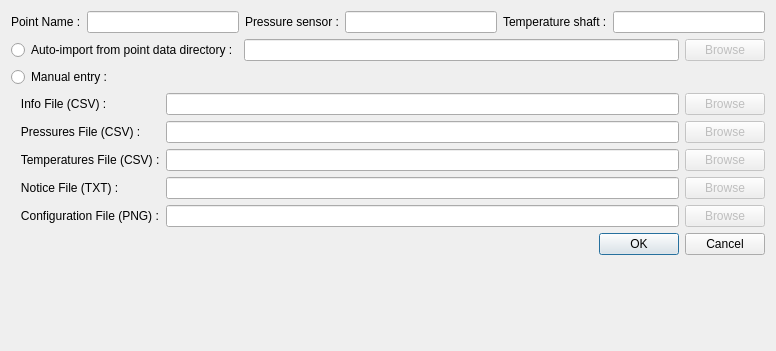
<?xml version="1.0" encoding="UTF-8"?>
<ui version="4.0">
 <class>dialogImportPoint</class>
 <widget class="QDialog" name="dialogImportPoint">
  <property name="geometry">
   <rect>
    <x>0</x>
    <y>0</y>
    <width>776</width>
    <height>351</height>
   </rect>
  </property>
  <property name="maximumSize">
   <size>
    <width>16777215</width>
    <height>400</height>
   </size>
  </property>
  <property name="windowTitle">
   <string>Import a Point</string>
  </property>
  <layout class="QVBoxLayout" name="verticalLayout">
   <item>
    <layout class="QHBoxLayout" name="horizontalLayout">
     <item>
      <widget class="QLabel" name="label">
       <property name="maximumSize">
        <size>
         <width>80</width>
         <height>16777215</height>
        </size>
       </property>
       <property name="text">
        <string>Point Name :</string>
       </property>
      </widget>
     </item>
     <item>
      <widget class="QLineEdit" name="lineEditName">
       <property name="minimumSize">
        <size>
         <width>80</width>
         <height>0</height>
        </size>
       </property>
      </widget>
     </item>
     <item>
      <widget class="QLabel" name="label_4">
       <property name="maximumSize">
        <size>
         <width>110</width>
         <height>16777215</height>
        </size>
       </property>
       <property name="text">
        <string>Pressure sensor :</string>
       </property>
      </widget>
     </item>
     <item>
      <widget class="QLineEdit" name="lineEditPressureSensor">
       <property name="minimumSize">
        <size>
         <width>80</width>
         <height>0</height>
        </size>
       </property>
       <property name="readOnly">
        <bool>true</bool>
       </property>
      </widget>
     </item>
     <item>
      <widget class="QLabel" name="label_3">
       <property name="maximumSize">
        <size>
         <width>120</width>
         <height>16777215</height>
        </size>
       </property>
       <property name="text">
        <string>Temperature shaft :</string>
       </property>
      </widget>
     </item>
     <item>
      <widget class="QLineEdit" name="lineEditShaft">
       <property name="minimumSize">
        <size>
         <width>80</width>
         <height>0</height>
        </size>
       </property>
       <property name="readOnly">
        <bool>true</bool>
       </property>
      </widget>
     </item>
    </layout>
   </item>
   <item>
    <layout class="QHBoxLayout" name="horizontalLayout_4">
     <item>
      <widget class="QRadioButton" name="radioButtonAuto">
       <property name="text">
        <string>Auto-import from point data directory :</string>
       </property>
      </widget>
     </item>
     <item>
      <widget class="QLineEdit" name="lineEditDataDir">
       <property name="maximumSize">
        <size>
         <width>16777215</width>
         <height>16777215</height>
        </size>
       </property>
      </widget>
     </item>
     <item>
      <widget class="QPushButton" name="pushButtonBrowseDataDir">
       <property name="enabled">
        <bool>false</bool>
       </property>
       <property name="text">
        <string>Browse</string>
       </property>
      </widget>
     </item>
    </layout>
   </item>
   <item>
    <layout class="QGridLayout" name="gridLayout">
     <item row="1" column="1">
      <widget class="QLineEdit" name="lineEditInfo"/>
     </item>
     <item row="6" column="1">
      <widget class="QLineEdit" name="lineEditConfig"/>
     </item>
     <item row="1" column="0">
      <widget class="QLabel" name="label_7">
       <property name="text">
        <string>   Info File (CSV) :</string>
       </property>
      </widget>
     </item>
     <item row="2" column="1">
      <widget class="QLineEdit" name="lineEditPressures"/>
     </item>
     <item row="3" column="2">
      <widget class="QPushButton" name="pushButtonBrowseTemperatures">
       <property name="enabled">
        <bool>false</bool>
       </property>
       <property name="text">
        <string>Browse</string>
       </property>
      </widget>
     </item>
     <item row="2" column="0">
      <widget class="QLabel" name="label_8">
       <property name="text">
        <string>   Pressures File (CSV) :</string>
       </property>
      </widget>
     </item>
     <item row="2" column="2">
      <widget class="QPushButton" name="pushButtonBrowsePressures">
       <property name="enabled">
        <bool>false</bool>
       </property>
       <property name="text">
        <string>Browse</string>
       </property>
      </widget>
     </item>
     <item row="5" column="2">
      <widget class="QPushButton" name="pushButtonBrowseNotice">
       <property name="enabled">
        <bool>false</bool>
       </property>
       <property name="text">
        <string>Browse</string>
       </property>
      </widget>
     </item>
     <item row="3" column="1">
      <widget class="QLineEdit" name="lineEditTemperatures"/>
     </item>
     <item row="5" column="1">
      <widget class="QLineEdit" name="lineEditNotice"/>
     </item>
     <item row="3" column="0">
      <widget class="QLabel" name="label_2">
       <property name="text">
        <string>   Temperatures File (CSV) :</string>
       </property>
      </widget>
     </item>
     <item row="6" column="2">
      <widget class="QPushButton" name="pushButtonBrowseConfig">
       <property name="enabled">
        <bool>false</bool>
       </property>
       <property name="text">
        <string>Browse</string>
       </property>
      </widget>
     </item>
     <item row="5" column="0">
      <widget class="QLabel" name="label_5">
       <property name="text">
        <string>   Notice File (TXT) :</string>
       </property>
      </widget>
     </item>
     <item row="6" column="0">
      <widget class="QLabel" name="label_6">
       <property name="text">
        <string>   Configuration File (PNG) :</string>
       </property>
      </widget>
     </item>
     <item row="1" column="2">
      <widget class="QPushButton" name="pushButtonBrowseInfo">
       <property name="enabled">
        <bool>false</bool>
       </property>
       <property name="text">
        <string>Browse</string>
       </property>
      </widget>
     </item>
     <item row="0" column="0">
      <widget class="QRadioButton" name="radioButtonManual">
       <property name="text">
        <string>Manual entry :</string>
       </property>
      </widget>
     </item>
    </layout>
   </item>
   <item>
    <layout class="QHBoxLayout" name="horizontalLayout_3">
     <item>
      <spacer name="horizontalSpacer">
       <property name="orientation">
        <enum>Qt::Horizontal</enum>
       </property>
       <property name="sizeHint" stdset="0">
        <size>
         <width>40</width>
         <height>20</height>
        </size>
       </property>
      </spacer>
     </item>
     <item>
      <widget class="QDialogButtonBox" name="buttonBox">
       <property name="orientation">
        <enum>Qt::Horizontal</enum>
       </property>
       <property name="standardButtons">
        <set>QDialogButtonBox::Cancel|QDialogButtonBox::Ok</set>
       </property>
      </widget>
     </item>
    </layout>
   </item>
   <item>
    <spacer name="verticalSpacer">
     <property name="orientation">
      <enum>Qt::Vertical</enum>
     </property>
     <property name="sizeHint" stdset="0">
      <size>
       <width>20</width>
       <height>40</height>
      </size>
     </property>
    </spacer>
   </item>
  </layout>
 </widget>
 <resources/>
 <connections>
  <connection>
   <sender>buttonBox</sender>
   <signal>accepted()</signal>
   <receiver>dialogImportPoint</receiver>
   <slot>accept()</slot>
   <hints>
    <hint type="sourcelabel">
     <x>248</x>
     <y>254</y>
    </hint>
    <hint type="destinationlabel">
     <x>157</x>
     <y>274</y>
    </hint>
   </hints>
  </connection>
  <connection>
   <sender>buttonBox</sender>
   <signal>rejected()</signal>
   <receiver>dialogImportPoint</receiver>
   <slot>reject()</slot>
   <hints>
    <hint type="sourcelabel">
     <x>316</x>
     <y>260</y>
    </hint>
    <hint type="destinationlabel">
     <x>286</x>
     <y>274</y>
    </hint>
   </hints>
  </connection>
 </connections>
</ui>
